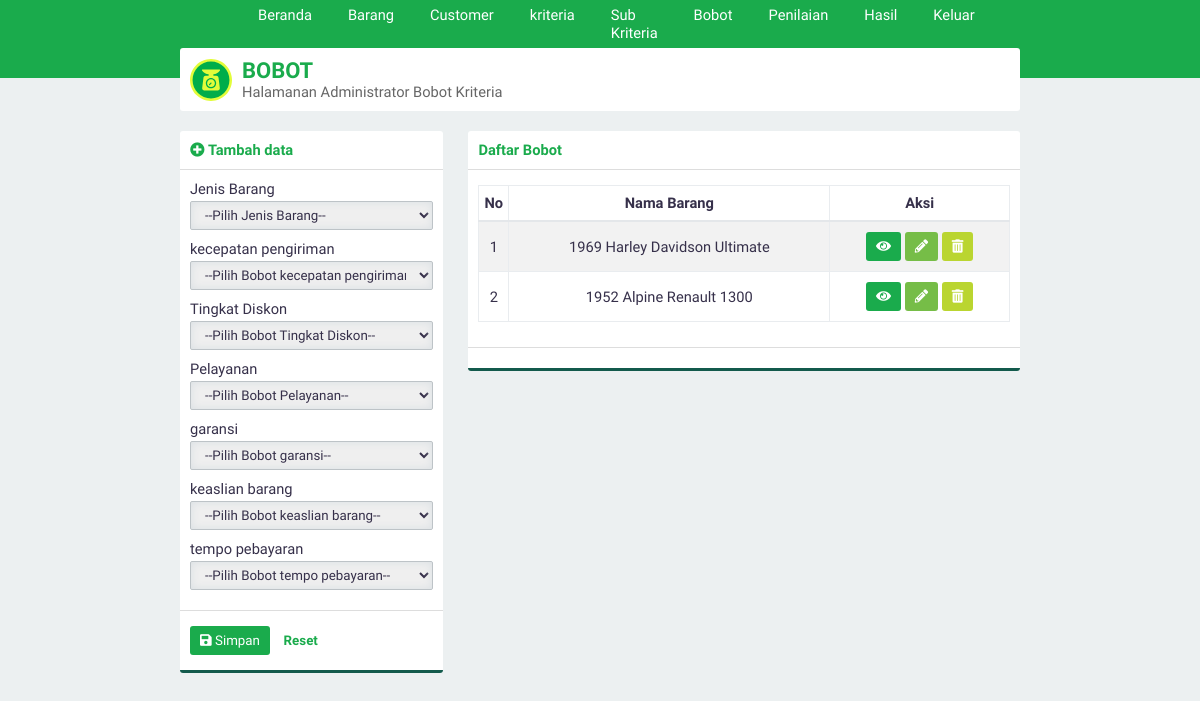
The page /?page=bobot (signed in) on the database its author committed.
### tables this page shows
CREATE TABLE IF NOT EXISTS `kriteria` (
`id_kriteria` int(3) NOT NULL,
  `namaKriteria` varchar(30) NOT NULL,
  `sifat` enum('Benefit','Cost') NOT NULL
);

### page/tambahbobot2.php (the view, shortened to what this page needs)
<div class="panel-top">
    <b class="text-green"><i class="fa fa-plus-circle text-green"></i> Tambah data</b>
</div>
<form id="form" action="./proses/prosestambah.php" method="POST">
    <div class="panel-middle">
        <div class="group-input">
            <label for="barang">Jenis Barang</label>
            <select class="form-custom" required name="barang" id="barang">
                <option selected disabled>--Pilih Jenis Barang--</option>
            </select>
        </div>
        <?php
        $query="SELECT * FROM kriteria";
        $execute=$konek->query($query);
        if ($execute->num_rows > 0){
            while($data=$execute->fetch_array(MYSQLI_ASSOC)){
                echo "<div class=\"group-input\">
                        <label for=\"$data[namaKriteria]\">$data[namaKriteria]</label>
                        <input type='hidden' value=$data[id_kriteria] name='kriteria[]'>
                            <select class=\"form-custom\" required name=\"bobot[]\" id=\"$data[namaKriteria]\">
                            <option selected disabled>--Pilih Bobot $data[namaKriteria]--</option>";
                echo "      </select>
                      </div>
                ";
            }
        }
        ?>
    </div>
    <div class="panel-bottom">
        <button type="submit" id="buttonsimpan" class="btn btn-green"><i class="fa fa-save"></i> Simpan</button>
        <button type="reset" id="buttonreset" class="btn btn-second">Reset</button>
    </div>
</form>

### asset/css/style.css (style rules this page uses)
* { padding: 0; margin: 0; font-family: 'Work Sans', sans-serif; color: #36304A; font-weight: 500; letter-spacing: normal; }
b, h1, h2, h3, h4, h5 { padding: 0; font-weight: 600 !important; margin: 0.83em 0em; }
.text-green { color: #1aab4c !important; }
input, select { border: none; width: 100%; }
.form-custom { padding: 5px 10px; border: solid 1px #BDC3C7; -webkit-border-radius: 2px; -moz-border-radius: 2px; border-radius: 2px; box-sizing: border-box; box-shadow: inset 0 0 8px #d9dfe3; margin: 3px 0 10px 0; }
.btn { border: none; -webkit-padding: 7px 10px; -o-padding: 7px 10px; -moz-padding: 7px 10px; padding: 7px 10px; border-radius: 3px; margin: 5px 0px; display: inline-block; cursor: pointer; font-size: 10pt !important; }
.btn i { color: white !important; }
.btn-green { background-color: #1aab4c; color: white !important; }
.btn-second { background-color: transparent; color: #1aab4c; font-weight: 600; }
.panel-top { padding: 10px; box-sizing: padding-box; border-bottom: solid 1px #dddddd; }
.panel-middle { padding: 10px; box-sizing: padding-box; }
.panel-bottom { padding: 10px; border-bottom: solid 3px #135a4c; border-top: solid 1px #dddddd; }
body { background-color: #ECF0F1; display: flex; width: 100vw; height: 100vh; align-items: center; flex-direction: column; overflow-x: hidden; font-size: 11pt; }

### rows shown on the page
kriteria: namaKriteria "kecepatan pengiriman"
kriteria: namaKriteria "Tingkat Diskon"
kriteria: namaKriteria "Pelayanan"
kriteria: namaKriteria "garansi"
kriteria: namaKriteria "keaslian barang"
kriteria: namaKriteria "tempo pebayaran"

### other values the page prints
$data[namaBarang] "1969 Harley Davidson Ultimate"
$data[namaBarang] "1952 Alpine Renault 1300"
